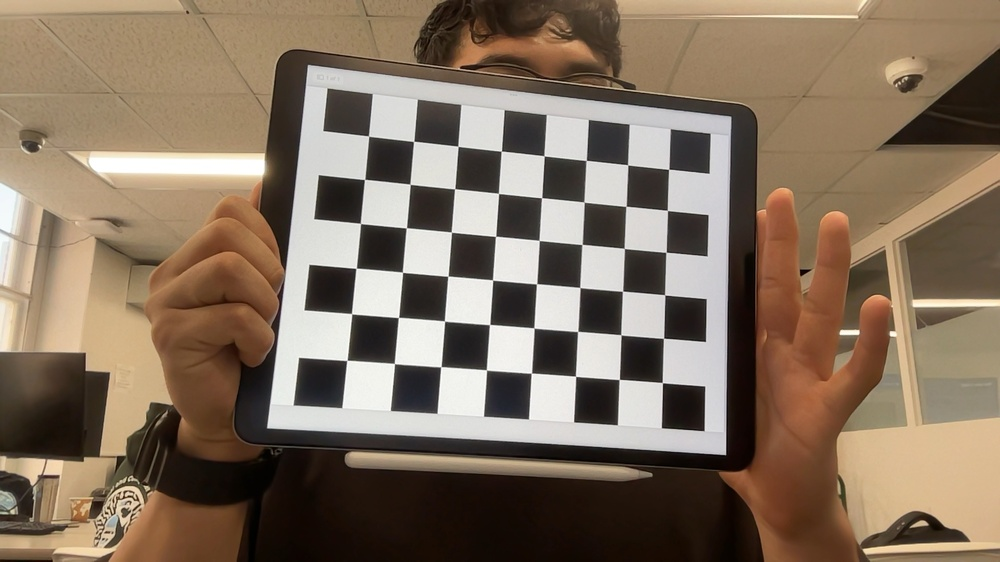
#> input picture old/calibration_images/img_0006.jpg, 1000 x 562 px, shrunk from 1920 x 1080 before the run
$ jupyter execute undistort.ipynb
#> lines starting #> are read from the running program, lines starting #| are printed output that depends on the picture
#file to test calibration parameters

[cell 1]
import cv2
import numpy as np
import matplotlib.pyplot as plt

[cell 2]
# Load calibration data (ensure your file contains 'intrinsic' and 'dist_coeffs')
data = np.load('calib_left.npz')
#> (reads old/calib_left.npz from the repository)
intrinsics = data['intrinsic']
print(intrinsics)
# Ensure distortion coefficients are available in the file.
if 'dist_coeffs' in data:
    dist_coeffs = data['dist_coeffs']
else:
    raise ValueError("Distortion coefficients not found in the calibration file. "
                     "Please save them along with the intrinsics.")

[cell 3]
# Load a test image to undistort
img = cv2.imread("./calibration_images/img_0006.jpg")
#> img is the input picture: shape (562, 1000, 3); mean B, G, R 96.1, 114, 131.8
if img is None:
    raise ValueError("Could not load image. Check the file path.")

[cell 4]
h, w = img.shape[:2]
#> h = 562; w = 1000

# Compute the optimal new camera matrix (optional but recommended)
new_camera_mtx, roi = cv2.getOptimalNewCameraMatrix(intrinsics, dist_coeffs, (w, h), 1, (w, h))
#> roi = (3, 10, 996, 551)

# Undistort the image
undistorted_img = cv2.undistort(img, intrinsics, dist_coeffs, None, new_camera_mtx)
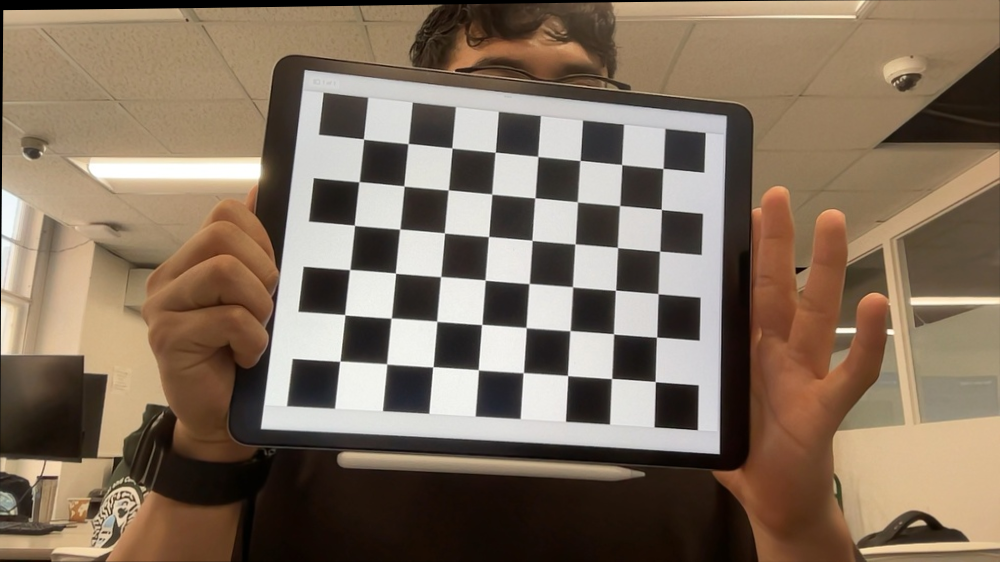
#> undistorted_img: shape (562, 1000, 3); mean B, G, R 95, 112.8, 130.5

# Optionally, crop the image based on the ROI (Region of Interest)
x, y, w, h = roi
#> x = 3; y = 10; w = 996; h = 551
undistorted_img = undistorted_img[y:y+h, x:x+w]
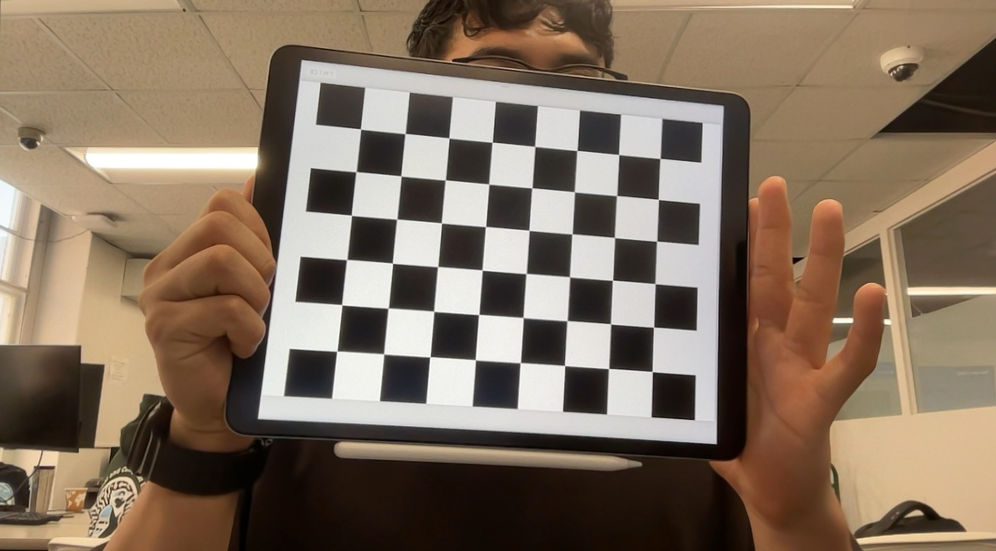
#> undistorted_img: shape (551, 996, 3); mean B, G, R 95.9, 113.7, 131.4

[cell 5]
# Create a figure with 1 row and 2 columns
fig, axes = plt.subplots(1, 2, figsize=(10, 5))  # Adjust figsize as needed

# Show the first image
axes[0].imshow(undistorted_img)
axes[0].set_title("Undistorted Image")
axes[0].axis("off")  # Hide axis for better visualization

# Show the second image
axes[1].imshow(img)
axes[1].set_title("Original Image")
axes[1].axis("off")

# Show the figure
plt.show()
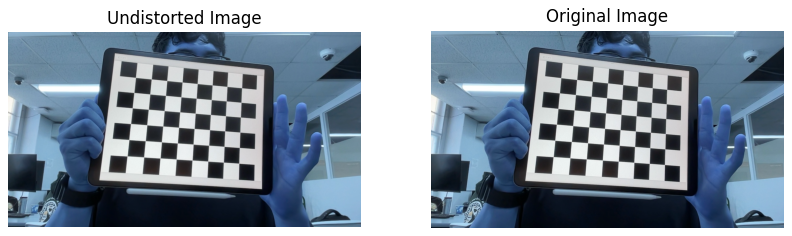
#> figure drawn by matplotlib, 2 panels; B, G, R data is drawn as R, G, B
